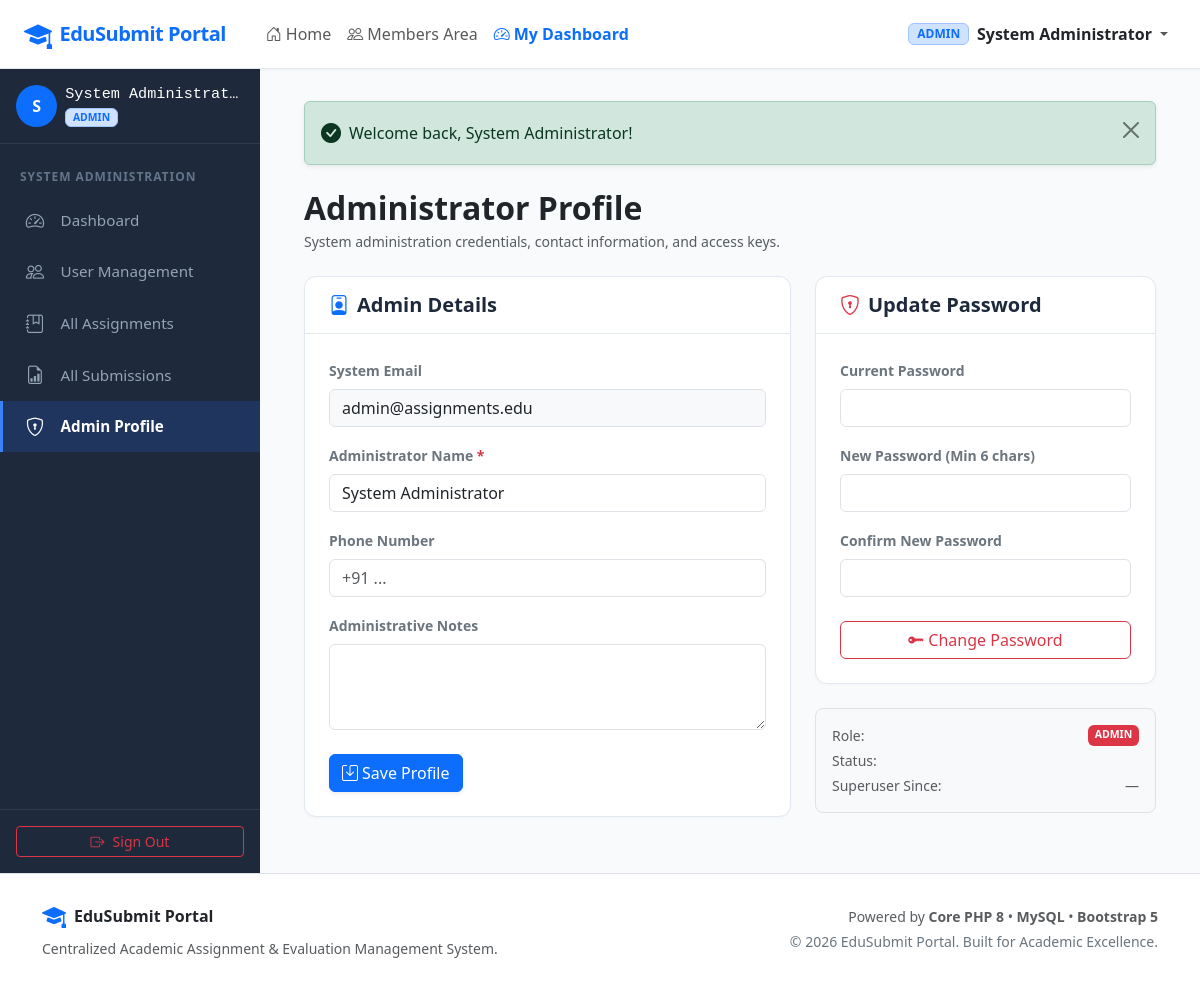
Screenshot of /admin/profile.php (signed in) with the database file from the repository.
### tables this page shows
CREATE TABLE `users` (
  `id` INT UNSIGNED AUTO_INCREMENT PRIMARY KEY,
  `name` VARCHAR(100) NOT NULL,
  `email` VARCHAR(150) NOT NULL UNIQUE,
  `password` VARCHAR(255) NOT NULL,
  `role` ENUM('admin', 'teacher', 'student') NOT NULL DEFAULT 'student',
  `phone` VARCHAR(20) DEFAULT NULL,
  `bio` TEXT DEFAULT NULL,
  `avatar` VARCHAR(255) DEFAULT NULL,
  `status` ENUM('active', 'inactive') NOT NULL DEFAULT 'active',
  `created_at` TIMESTAMP DEFAULT CURRENT_TIMESTAMP,
  `updated_at` TIMESTAMP DEFAULT CURRENT_TIMESTAMP ON UPDATE CURRENT_TIMESTAMP,
  INDEX `idx_users_role` (`role`),
  INDEX `idx_users_email` (`email`)
);

### admin/profile.php (the view, shortened to what this page needs)
<?php
require_once __DIR__ . '/../config/config.php';
$userId = (int)$_SESSION['user_id'];
$pdo = getDBConnection();
$stmt = $pdo->prepare("SELECT * FROM users WHERE id = :id LIMIT 1");
$stmt->execute(['id' => $userId]);
require_once __DIR__ . '/../includes/header.php';
?>
<div class="dashboard-wrapper">
    <?php require_once __DIR__ . '/../includes/sidebar.php'; ?>
    <main class="main-content">
        <div class="container-fluid">
            <?php echo renderFlashMessages(); ?>
            <div class="d-flex flex-wrap align-items-center justify-content-between mb-4">
                <div>
                    <h2 class="fw-bold text-dark mb-1">Administrator Profile</h2>
                    <p class="text-muted small mb-0">System administration credentials, contact information, and access keys.</p>
                </div>
            </div>
            <div class="row g-4">
                <div class="col-lg-7">
                    <div class="custom-card">
                        <div class="custom-card-header">
                            <h5 class="mb-0 fw-bold"><i class="bi bi-person-badge me-2 text-primary"></i>Admin Details</h5>
                        </div>
                        <div class="custom-card-body">
                            <form method="POST" action="<?php echo e($_SERVER['PHP_SELF']); ?>">
                                <div class="mb-3">
                                    <label class="form-label small fw-semibold text-secondary">System Email</label>
                                    <input type="email" class="form-control bg-light" value="<?php echo e($user['email']); ?>" readonly disabled>
                                </div>
                                <div class="mb-3">
                                    <label for="name" class="form-label small fw-semibold text-secondary">Administrator Name <span class="text-danger">*</span></label>
                                    <input type="text" class="form-control" id="name" name="name" value="<?php echo e($user['name']); ?>" required>
                                </div>
                                <div class="mb-3">
                                    <label for="phone" class="form-label small fw-semibold text-secondary">Phone Number</label>
                                    <input type="tel" class="form-control" id="phone" name="phone" value="<?php echo e($user['phone'] ?? ''); ?>" placeholder="+91 ...">
                                </div>
                                <div class="mb-4">
                                    <label for="bio" class="form-label small fw-semibold text-secondary">Administrative Notes</label>
                                    <textarea class="form-control" id="bio" name="bio" rows="3"><?php echo e($user['bio'] ?? ''); ?></textarea>
                                </div>
                                <button type="submit" class="btn btn-primary shadow-sm">
                                    <i class="bi bi-save me-1"></i>Save Profile
                                </button>
                            </form>
                        </div>
                    </div>
                </div>
                <div class="col-lg-5">
                    <div class="custom-card mb-4">
                        <div class="custom-card-header">
                            <h5 class="mb-0 fw-bold"><i class="bi bi-shield-lock me-2 text-danger"></i>Update Password</h5>
                        </div>
                        <div class="custom-card-body">
                            <form method="POST" action="<?php echo e($_SERVER['PHP_SELF']); ?>">
                                <div class="mb-3">
                                    <label for="current_password" class="form-label small fw-semibold text-secondary">Current Password</label>
                                    <input type="password" class="form-control" id="current_password" name="current_password" required>
                                </div>
                                <div class="mb-3">
                                    <label for="new_password" class="form-label small fw-semibold text-secondary">New Password (Min 6 chars)</label>
                                    <input type="password" class="form-control" id="new_password" name="new_password" required>
                                </div>
                                <div class="mb-4">
                                    <label for="confirm_password" class="form-label small fw-semibold text-secondary">Confirm New Password</label>
                                    <input type="password" class="form-control" id="confirm_password" name="confirm_password" required>
                                </div>
                                <button type="submit" class="btn btn-outline-danger w-100">
                                    <i class="bi bi-key-fill me-1"></i>Change Password
                                </button>
                            </form>
                        </div>
                    </div>
                    <div class="card border bg-light rounded-3">
                        <div class="card-body small text-muted">
                            <div class="d-flex justify-content-between mb-1">
                                <span>Role:</span>
                                <span class="badge bg-danger text-uppercase"><?php echo e($user['role']); ?></span>
                            </div>
                            <div class="d-flex justify-content-between mb-1">
                                <span>Status:</span>
                            </div>
                            <div class="d-flex justify-content-between">
                                <span>Superuser Since:</span>
                                <span><?php echo formatDate($user['created_at'], 'd M Y'); ?></span>
                            </div>
                        </div>
                    </div>
                </div>
            </div>
        </div>
    </main>
</div>
<?php require_once __DIR__ . '/../includes/footer.php'; ?>

### includes/header.php (shortened to what this page needs)
<?php
require_once __DIR__ . '/../config/config.php';
$user = currentUser();
?>
<!DOCTYPE html>
<html lang="en">
<head>
    <link href="https://cdn.jsdelivr.net/npm/bootstrap@5.3.3/dist/css/bootstrap.min.css" rel="stylesheet">
    <link rel="stylesheet" href="https://cdn.jsdelivr.net/npm/bootstrap-icons@1.11.3/font/bootstrap-icons.min.css">
    <link rel="stylesheet" href="<?php echo BASE_URL; ?>/assets/css/style.css">
</head>
<body>
<nav class="navbar navbar-expand-lg portal-navbar sticky-top">
    <div class="container-fluid px-4">
        <a class="navbar-brand text-primary d-flex align-items-center" href="<?php echo BASE_URL; ?>/index.php">
            <i class="bi bi-mortarboard-fill fs-3 me-2"></i>
            <span class="fw-bold tracking-tight"><?php echo APP_NAME; ?></span>
        </a>
        <div class="collapse navbar-collapse" id="navbarContent">
            <ul class="navbar-nav me-auto mb-2 mb-lg-0 ms-lg-3">
                <li class="nav-item">
                    <a class="nav-link <?php echo basename($_SERVER['SCRIPT_NAME']) === 'index.php' ? 'active fw-bold' : ''; ?>" href="<?php echo BASE_URL; ?>/index.php">
                        <i class="bi bi-house-door me-1"></i>Home
                    </a>
                </li>
                <li class="nav-item">
                    <a class="nav-link <?php echo basename($_SERVER['SCRIPT_NAME']) === 'members.php' ? 'active fw-bold' : ''; ?>" href="<?php echo BASE_URL; ?>/members.php">
                        <i class="bi bi-people me-1"></i>Members Area
                    </a>
                </li>
                <?php if ($user): ?>
                    <?php
                        $dashUrl = match ($user['role']) {
                            'admin'   => BASE_URL . '/admin/dashboard.php',
                            'teacher' => BASE_URL . '/teacher/dashboard.php',
                            'student' => BASE_URL . '/student/dashboard.php',
                            default   => BASE_URL . '/index.php',
                        };
                    ?>
                    <li class="nav-item">
                        <a class="nav-link text-primary fw-semibold" href="<?php echo $dashUrl; ?>">
                            <i class="bi bi-speedometer2 me-1"></i>My Dashboard
                        </a>
                    </li>
                <?php endif; ?>
            </ul>
            <ul class="navbar-nav ms-auto mb-2 mb-lg-0 align-items-lg-center">
                <?php if ($user): ?>
                    <li class="nav-item dropdown">
                        <a class="nav-link dropdown-toggle d-flex align-items-center" href="#" role="button" data-bs-toggle="dropdown" aria-expanded="false">
                            <span class="badge bg-primary-subtle text-primary border border-primary-subtle me-2 text-uppercase">
                                <?php echo e($user['role']); ?>
                            </span>
                            <span class="fw-semibold text-dark me-1"><?php echo e($user['name']); ?></span>
                        </a>
                    </li>
                <?php endif; ?>
            </ul>
        </div>
    </div>
</nav>

### includes/sidebar.php (shortened to what this page needs)
<?php
require_once __DIR__ . '/../config/config.php';
$user = currentUser();
$currentScript = basename($_SERVER['SCRIPT_NAME'] ?? '');
$role = strtolower($user['role'] ?? '');
?>
<aside class="sidebar">
    <div class="px-3 pb-3 mb-2 border-bottom border-secondary border-opacity-25">
        <div class="d-flex align-items-center">
            <div class="bg-primary text-white rounded-circle d-flex align-items-center justify-content-center me-2" style="width: 42px; height: 42px; font-weight: 600;">
                <?php echo strtoupper(substr($user['name'] ?? 'U', 0, 1)); ?>
            </div>
            <div class="overflow-hidden">
                <h6 class="text-white mb-0 text-truncate font-monospace" style="font-size: 0.95rem;">
                    <?php echo e($user['name'] ?? 'User'); ?>
                </h6>
                <span class="badge bg-primary-subtle text-primary border border-primary-subtle text-uppercase" style="font-size: 0.65rem;">
                    <?php echo e($role); ?>
                </span>
            </div>
        </div>
    </div>
    <nav class="nav flex-column mb-auto">
        <?php if ($role === 'student'): ?>
            <div class="sidebar-heading">Student Portal</div>
            <a class="nav-link <?php echo $currentScript === 'dashboard.php' ? 'active' : ''; ?>" href="<?php echo BASE_URL; ?>/student/dashboard.php">
                <i class="bi bi-speedometer2"></i>Dashboard
            </a>
            <a class="nav-link <?php echo in_array($currentScript, ['assignments.php', 'assignment_details.php', 'submit.php']) ? 'active' : ''; ?>" href="<?php echo BASE_URL; ?>/student/assignments.php">
                <i class="bi bi-journal-text"></i>Browse Assignments
            </a>
            <a class="nav-link <?php echo $currentScript === 'submissions.php' ? 'active' : ''; ?>" href="<?php echo BASE_URL; ?>/student/submissions.php">
                <i class="bi bi-cloud-arrow-up"></i>My Submissions
            </a>
            <a class="nav-link <?php echo $currentScript === 'profile.php' ? 'active' : ''; ?>" href="<?php echo BASE_URL; ?>/student/profile.php">
                <i class="bi bi-person-gear"></i>My Profile
            </a>
        <?php elseif ($role === 'admin'): ?>
            <div class="sidebar-heading">System Administration</div>
            <a class="nav-link <?php echo $currentScript === 'dashboard.php' ? 'active' : ''; ?>" href="<?php echo BASE_URL; ?>/admin/dashboard.php">
                <i class="bi bi-speedometer2"></i>Dashboard
            </a>
            <a class="nav-link <?php echo in_array($currentScript, ['users.php', 'edit_user.php']) ? 'active' : ''; ?>" href="<?php echo BASE_URL; ?>/admin/users.php">
                <i class="bi bi-people"></i>User Management
            </a>
            <a class="nav-link <?php echo $currentScript === 'assignments.php' ? 'active' : ''; ?>" href="<?php echo BASE_URL; ?>/admin/assignments.php">
                <i class="bi bi-journal-bookmark"></i>All Assignments
            </a>
            <a class="nav-link <?php echo in_array($currentScript, ['submissions.php', 'update_status.php']) ? 'active' : ''; ?>" href="<?php echo BASE_URL; ?>/admin/submissions.php">
                <i class="bi bi-file-earmark-bar-graph"></i>All Submissions
            </a>
            <a class="nav-link <?php echo $currentScript === 'profile.php' ? 'active' : ''; ?>" href="<?php echo BASE_URL; ?>/admin/profile.php">
                <i class="bi bi-shield-lock"></i>Admin Profile
            </a>
        <?php endif; ?>
    </nav>
    <div class="p-3 border-top border-secondary border-opacity-25 mt-auto">
        <a href="<?php echo BASE_URL; ?>/logout.php" class="btn btn-outline-danger btn-sm w-100 d-flex align-items-center justify-content-center">
            <i class="bi bi-box-arrow-right me-2"></i>Sign Out
        </a>
    </div>
</aside>

### assets/css/style.css (style rules this page uses)
:root { --primary-color: #2563eb; --primary-hover: #1d4ed8; --secondary-color: #475569; --dark-bg: #0f172a; --sidebar-bg: #1e293b; --sidebar-active: #3b82f6; --content-bg: #f8fafc; --card-border: #e2e8f0; }
body { background-color: var(--content-bg); font-family: 'Segoe UI', system-ui, -apple-system, sans-serif; color: #1e293b; min-height: 100vh; display: flex; flex-direction: column; }
.navbar-brand { font-weight: 700; letter-spacing: -0.5px; }
.portal-navbar { background: #ffffff; border-bottom: 1px solid var(--card-border); box-shadow: 0 1px 3px rgba(0,0,0,0.05); }
.dashboard-wrapper { display: flex; flex: 1; min-height: calc(100vh - 65px); }
.sidebar { width: 260px; background-color: var(--sidebar-bg); color: #f1f5f9; flex-shrink: 0; padding-top: 1rem; display: flex; flex-direction: column; transition: all 0.3s ease; }
.sidebar .nav-link { color: #94a3b8; padding: 0.75rem 1.25rem; font-size: 0.95rem; font-weight: 500; display: flex; align-items: center; border-left: 3px solid transparent; transition: all 0.2s ease; }
.sidebar .nav-link i { font-size: 1.15rem; margin-right: 0.85rem; width: 24px; text-align: center; }
.sidebar .nav-link.active { color: #ffffff; background-color: rgba(37, 99, 235, 0.2); border-left-color: var(--sidebar-active); font-weight: 600; }
.sidebar-heading { text-transform: uppercase; font-size: 0.75rem; letter-spacing: 0.08em; color: #64748b; padding: 1rem 1.25rem 0.5rem; font-weight: 700; }
.main-content { flex: 1; padding: 2rem; overflow-y: auto; background-color: var(--content-bg); }
.custom-card { background: #ffffff; border-radius: 12px; border: 1px solid var(--card-border); box-shadow: 0 1px 3px rgba(0,0,0,0.03); margin-bottom: 1.5rem; }
.custom-card-header { background-color: transparent; border-bottom: 1px solid var(--card-border); padding: 1rem 1.5rem; display: flex; align-items: center; justify-content: space-between; }
.custom-card-body { padding: 1.5rem; }

### rows the page displays
users: role "ADMIN", name "System Administrator", name "S", name "System Administrat…", email "admin@assignments.edu"

### other values shown
APP_NAME "EduSubmit Portal"
formatDate($user['created_at'], 'd M Y') "—"
